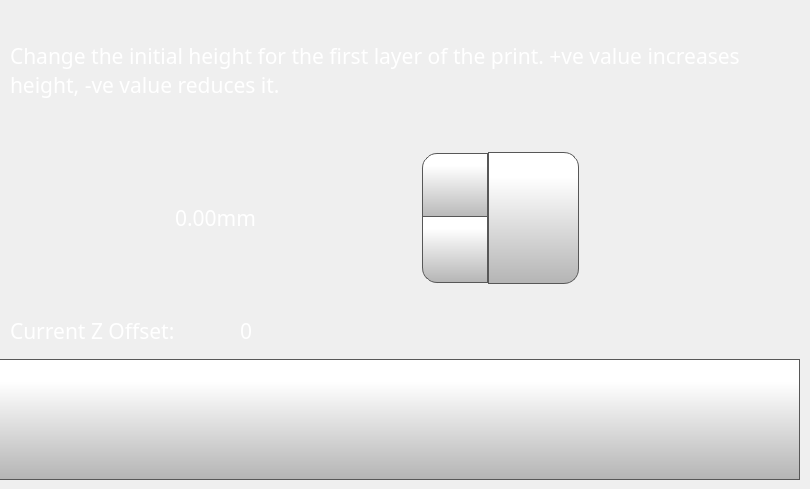
    <widget class="QWidget" name="nozzleOffsetPage">
     <widget class="QDoubleSpinBox" name="nozzleOffsetDoubleSpinBox">
      <property name="geometry">
       <rect>
        <x>170</x>
        <y>150</y>
        <width>321</width>
        <height>136</height>
       </rect>
      </property>
      <property name="font">
       <font>
        <family>Gotham</family>
        <pointsize>16</pointsize>
        <weight>50</weight>
        <bold>false</bold>
       </font>
      </property>
      <property name="styleSheet">
       <string notr="true">QDoubleSpinBox {
    padding-right: 5px; /* make room for the arrows */
	color: rgb(255, 255, 255);
	background-color: rgba(255, 255, 255, 0);
   
}
QDoubleSpinBox ::text:selected {
	background-color: rgb(255, 146, 57);
   
}
QDoubleSpinBox::up-button {
     border: 1px solid rgb(87, 87, 87);

border-top-left-radius: 15px;
	background-color: qlineargradient(spread:pad, x1:0, y1:1, x2:0, y2:0.188, stop:0 rgba(180, 180, 180, 255), stop:1 rgba(255, 255, 255, 255));
    width: 60px;
     height: 61px;
    padding: 2px;
}

QDoubleSpinBox::up-arrow { 
image: url(./templates/img/arrows.png);
    width: 40px;
     height: 40px;
padding: 5px;
}



QDoubleSpinBox::up-button:pressed {
    background-color: qlineargradient(x1: 0, y1: 0, x2: 0, y2: 1,
                                      stop: 0 #dadbde, stop: 1 #f6f7fa);
}


QDoubleSpinBox::down-button {
     border: 1px solid rgb(87, 87, 87);
border-bottom-left-radius: 15px;
	background-color: qlineargradient(spread:pad, x1:0, y1:1, x2:0, y2:0.188, stop:0 rgba(180, 180, 180, 255), stop:1 rgba(255, 255, 255, 255));
    width: 60px;
     height: 61px;
    padding: 2px;
}

QDoubleSpinBox::down-arrow { 
image: url(./templates/img/arrows-5.png);
    width: 40px;
    height: 40px;
padding: 5px;
}

QDoubleSpinBox::down-button:pressed {
    background-color: qlineargradient(x1: 0, y1: 0, x2: 0, y2: 1,
                                      stop: 0 #dadbde, stop: 1 #f6f7fa);

}

</string>
      </property>
      <property name="frame">
       <bool>false</bool>
      </property>
      <property name="readOnly">
       <bool>false</bool>
      </property>
      <property name="buttonSymbols">
       <enum>QAbstractSpinBox::UpDownArrows</enum>
      </property>
      <property name="accelerated">
       <bool>true</bool>
      </property>
      <property name="suffix">
       <string>mm</string>
      </property>
      <property name="decimals">
       <number>2</number>
      </property>
      <property name="minimum">
       <double>-2.000000000000000</double>
      </property>
      <property name="maximum">
       <double>2.000000000000000</double>
      </property>
      <property name="singleStep">
       <double>0.050000000000000</double>
      </property>
     </widget>
     <widget class="QPushButton" name="nozzleOffsetSetButton">
      <property name="geometry">
       <rect>
        <x>488</x>
        <y>152</y>
        <width>91</width>
        <height>132</height>
       </rect>
      </property>
      <property name="font">
       <font>
        <family>Gotham</family>
        <pointsize>16</pointsize>
        <weight>50</weight>
        <bold>false</bold>
       </font>
      </property>
      <property name="styleSheet">
       <string notr="true">QPushButton {
     border: 1px solid rgb(87, 87, 87);
	background-color: qlineargradient(spread:pad, x1:0, y1:1, x2:0, y2:0.188, stop:0 rgba(180, 180, 180, 255), stop:1 rgba(255, 255, 255, 255));
border-top-right-radius: 15px;
border-bottom-right-radius: 15px;

}

QPushButton:pressed {
    background-color: qlineargradient(x1: 0, y1: 0, x2: 0, y2: 1,
                                      stop: 0 #dadbde, stop: 1 #f6f7fa);
}

QPushButton:flat {
    border: none; /* no border for a flat push button */
}

QPushButton:default {
    border-color: navy; /* make the default button prominent */
}
QPushButton:focus {
	outline: none;
}</string>
      </property>
      <property name="text">
       <string/>
      </property>
      <property name="icon">
       <iconset>
        <normaloff>templates/img/verification-mark.png</normaloff>templates/img/verification-mark.png</iconset>
      </property>
      <property name="iconSize">
       <size>
        <width>70</width>
        <height>70</height>
       </size>
      </property>
     </widget>
     <widget class="QLabel" name="feedRateLabelControlPage_3">
      <property name="geometry">
       <rect>
        <x>10</x>
        <y>10</y>
        <width>781</width>
        <height>121</height>
       </rect>
      </property>
      <property name="font">
       <font>
        <family>Gotham</family>
        <pointsize>16</pointsize>
        <weight>50</weight>
        <bold>false</bold>
       </font>
      </property>
      <property name="styleSheet">
       <string notr="true">color: rgb(255, 255, 255);</string>
      </property>
      <property name="text">
       <string>Change the initial height for the first layer of the print. +ve value increases height, -ve value reduces it.</string>
      </property>
      <property name="wordWrap">
       <bool>true</bool>
      </property>
     </widget>
     <widget class="QPushButton" name="nozzleOffsetBackButton">
      <property name="geometry">
       <rect>
        <x>-1</x>
        <y>359</y>
        <width>801</width>
        <height>121</height>
       </rect>
      </property>
      <property name="minimumSize">
       <size>
        <width>0</width>
        <height>0</height>
       </size>
      </property>
      <property name="font">
       <font>
        <family>Gotham</family>
        <pointsize>16</pointsize>
        <weight>50</weight>
        <bold>false</bold>
       </font>
      </property>
      <property name="styleSheet">
       <string notr="true">QPushButton {
     border: 1px solid rgb(87, 87, 87);
	background-color: qlineargradient(spread:pad, x1:0, y1:1, x2:0, y2:0.188, stop:0 rgba(180, 180, 180, 255), stop:1 rgba(255, 255, 255, 255));


}

QPushButton:pressed {
    background-color: qlineargradient(x1: 0, y1: 0, x2: 0, y2: 1,
                                      stop: 0 #dadbde, stop: 1 #f6f7fa);
}

QPushButton:flat {
    border: none; /* no border for a flat push button */
}

QPushButton:default {
    border-color: navy; /* make the default button prominent */
}

QPushButton:focus {
	outline: none;
}</string>
      </property>
      <property name="text">
       <string/>
      </property>
      <property name="icon">
       <iconset>
        <normaloff>templates/img/arrows-4.png</normaloff>templates/img/arrows-4.png</iconset>
      </property>
      <property name="iconSize">
       <size>
        <width>70</width>
        <height>70</height>
       </size>
      </property>
      <property name="checkable">
       <bool>false</bool>
      </property>
      <property name="autoDefault">
       <bool>false</bool>
      </property>
      <property name="default">
       <bool>false</bool>
      </property>
      <property name="flat">
       <bool>false</bool>
      </property>
     </widget>
     <widget class="QLabel" name="printPreviewSelected_2">
      <property name="geometry">
       <rect>
        <x>260</x>
        <y>150</y>
        <width>161</width>
        <height>161</height>
       </rect>
      </property>
      <property name="font">
       <font>
        <family>Gotham</family>
        <pointsize>16</pointsize>
        <weight>50</weight>
        <bold>false</bold>
       </font>
      </property>
      <property name="styleSheet">
       <string notr="true">background-color: rgba(255, 255, 255, 0);</string>
      </property>
      <property name="text">
       <string/>
      </property>
      <property name="pixmap">
       <pixmap>templates/img/Nozzle Offset.png</pixmap>
      </property>
      <property name="scaledContents">
       <bool>true</bool>
      </property>
     </widget>
     <widget class="QLabel" name="feedRateLabelControlPage_4">
      <property name="geometry">
       <rect>
        <x>10</x>
        <y>320</y>
        <width>211</width>
        <height>21</height>
       </rect>
      </property>
      <property name="font">
       <font>
        <family>Gotham</family>
        <pointsize>16</pointsize>
        <weight>50</weight>
        <bold>false</bold>
       </font>
      </property>
      <property name="styleSheet">
       <string notr="true">color: rgb(255, 255, 255);</string>
      </property>
      <property name="text">
       <string>Current Z Offset: </string>
      </property>
      <property name="wordWrap">
       <bool>true</bool>
      </property>
     </widget>
     <widget class="QLabel" name="currentNozzleOffset">
      <property name="geometry">
       <rect>
        <x>240</x>
        <y>320</y>
        <width>211</width>
        <height>21</height>
       </rect>
      </property>
      <property name="font">
       <font>
        <family>Gotham</family>
        <pointsize>16</pointsize>
        <weight>50</weight>
        <bold>false</bold>
       </font>
      </property>
      <property name="styleSheet">
       <string notr="true">color: rgb(255, 255, 255);</string>
      </property>
      <property name="text">
       <string>0</string>
      </property>
      <property name="wordWrap">
       <bool>true</bool>
      </property>
      <property name="margin">
       <number>2</number>
      </property>
     </widget>
     <zorder>feedRateLabelControlPage_3</zorder>
     <zorder>nozzleOffsetDoubleSpinBox</zorder>
     <zorder>nozzleOffsetSetButton</zorder>
     <zorder>nozzleOffsetBackButton</zorder>
     <zorder>printPreviewSelected_2</zorder>
     <zorder>feedRateLabelControlPage_4</zorder>
     <zorder>currentNozzleOffset</zorder>
    </widget>
